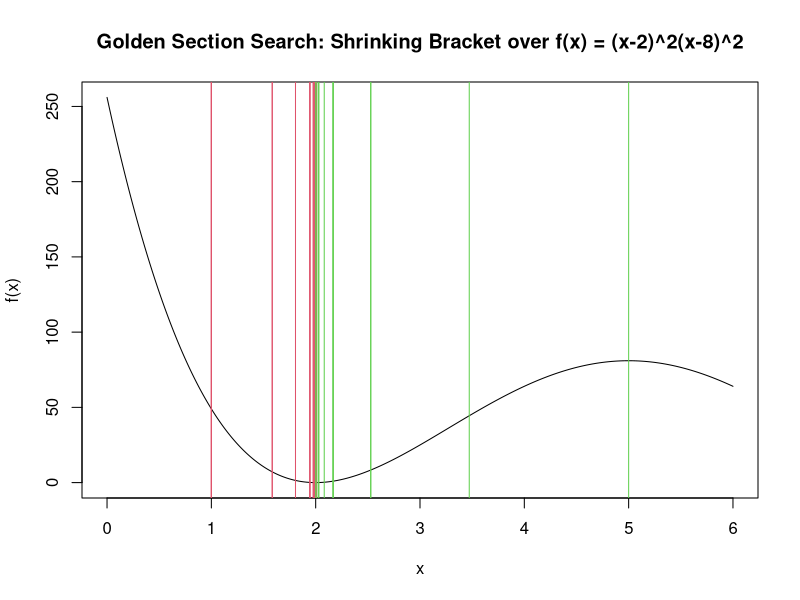

Source code (R):
## ---- chunk 1
knitr::opts_chunk$set(echo = TRUE, warning = FALSE, message = FALSE)
## ---- chunk 2
# Objective function
f <- function(x) {
  (x - 2)^2 * (x - 8)^2
}
## ---- chunk 3
# Golden Section Search
golden_search <- function(f, a, b, tol = 1e-4) {
  
  tau <- (sqrt(5) - 1) / 2  # 0.618...
  
  history <- data.frame(
    iter = 0,
    a = a,
    b = b
  )
  
  x1 <- b - tau * (b - a)
  x2 <- a + tau * (b - a)
  
  f1 <- f(x1)
  f2 <- f(x2)
  
  iter <- 0
  while ((b - a) > tol) {
    iter <- iter + 1
    
    if (f1 > f2) {
      
      a <- x1
      x1 <- x2
      f1 <- f2
      
      x2 <- a + tau * (b - a)
      f2 <- f(x2)
      
    } else {
      
      b <- x2
      x2 <- x1
      f2 <- f1
      
      x1 <- b - tau * (b - a)
      f1 <- f(x1)
    }
    history <- rbind(
      history,
      data.frame(iter = iter, a = a, b = b)
    )
  }
  
  list(
    xmin = (a + b) / 2,
    interval = c(a, b),
    history = history
  )
}
## ---- chunk 4
# Run Golden Section Search
result <- golden_search(f, a = 1, b = 5, tol = 1e-4)

print(result)
## ---- chunk 5
h <- result$history
h
## ---- chunk 6
u <- seq(0, 6, length = 500)
plot(u, f(u), type = 'l',
     main = "Golden Section Search: Shrinking Bracket over f(x) = (x-2)^2(x-8)^2",
     xlab = "x", ylab = "f(x)")

for (i in 1:nrow(h)) {
  abline(v = h[i, 2], col = 2)  # left endpoint a, in red
  abline(v = h[i, 3], col = 3)  # right endpoint b, in green
}
